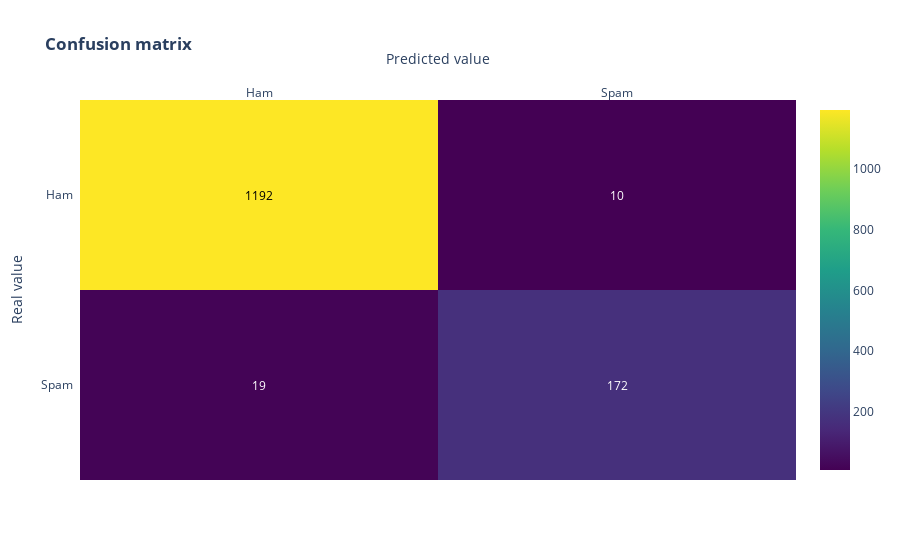

The notebook cell this image was saved under:
### Code cell
# calculate accuracy of class predictions
from sklearn import metrics
print(metrics.accuracy_score(y_test, y_pred_class))

conf_matrix(metrics.confusion_matrix(y_test, y_pred_class))

### Figure 1 — Plotly figure (JSON) as saved in the notebook; plotly's stock layout.template omitted (floating-point values rounded to 4 significant figures)
{"data": [{"colorscale": [[0, "#440154"], [0.1111, "#482878"], [0.2222, "#3e4989"], [0.3333, "#31688e"], [0.4444, "#26828e"], [0.5556, "#1f9e89"], [0.6667, "#35b779"], [0.7778, "#6ece58"], [0.8889, "#b5de2b"], [1, "#fde725"]], "reversescale": false, "showscale": true, "type": "heatmap", "x": ["Ham", "Spam"], "y": ["Spam", "Ham"], "z": [[19, 172], [1192, 10]]}], "layout": {"annotations": [{"font": {"color": "#FFFFFF"}, "showarrow": false, "text": "19", "x": "Ham", "xref": "x", "y": "Spam", "yref": "y"}, {"font": {"color": "#FFFFFF"}, "showarrow": false, "text": "172", "x": "Spam", "xref": "x", "y": "Spam", "yref": "y"}, {"font": {"color": "#000000"}, "showarrow": false, "text": "1192", "x": "Ham", "xref": "x", "y": "Ham", "yref": "y"}, {"font": {"color": "#FFFFFF"}, "showarrow": false, "text": "10", "x": "Spam", "xref": "x", "y": "Ham", "yref": "y"}], "autosize": true, "title": {"text": "<b>Confusion matrix</b>"}, "xaxis": {"autorange": true, "dtick": 1, "gridcolor": "rgb(0, 0, 0)", "range": [-0.5, 1.5], "side": "top", "ticks": "", "title": {"text": "Predicted value"}, "type": "category"}, "yaxis": {"autorange": true, "dtick": 1, "range": [-0.5, 1.5], "ticks": "", "ticksuffix": "  ", "title": {"text": "Real value"}, "type": "category"}}}
